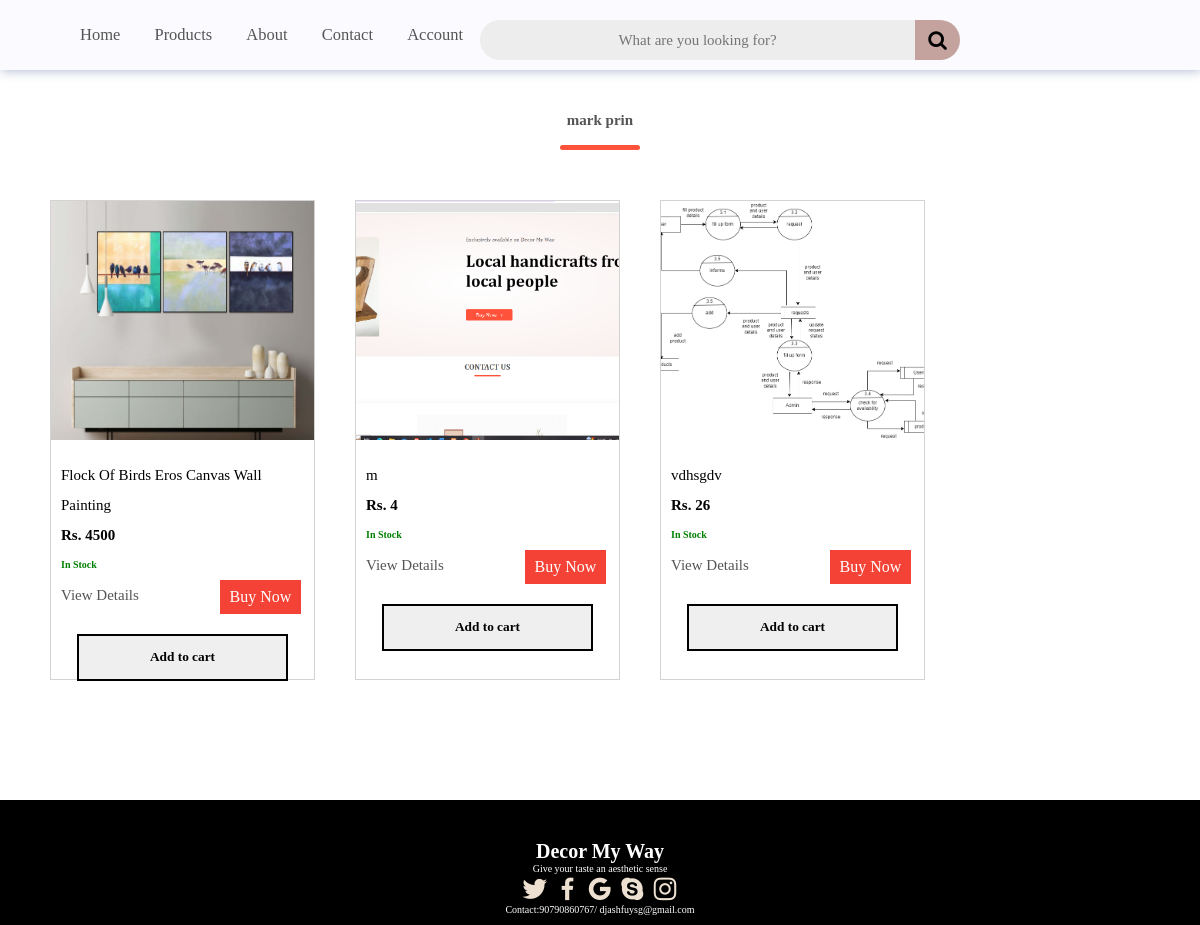
The app's page /user/productsbyseller.php?userID=3 with its own data.
### tables this page shows
CREATE TABLE `user` (
  `user_id` int(11) NOT NULL,
  `username` varchar(20) NOT NULL,
  `user_email` varchar(30) NOT NULL,
  `user_password` varchar(30) NOT NULL,
  `user_phone` varchar(10) NOT NULL,
  `user_address` varchar(10) NOT NULL,
  `registered_at` date NOT NULL
);

CREATE TABLE `products` (
  `product_id` int(11) NOT NULL,
  `product_name` varchar(100) NOT NULL,
  `product_price` int(11) NOT NULL,
  `product_details` varchar(50000) NOT NULL,
  `product_image` varchar(100) NOT NULL,
  `category_id` int(11) NOT NULL,
  `product_qty` int(11) NOT NULL,
  `upload_type` int(11) NOT NULL,
  `sales` int(11) NOT NULL,
  `rating` varchar(20) NOT NULL
);

### user/productsbyseller.php (the view, shortened to what this page needs)
<!DOCTYPE html>
<html lang="en">
<head>
    <link rel="stylesheet" href="css/all.min.css" />
    <link rel="stylesheet" href="css/style4.css" />
</head>
<body>
    <?php
    require_once 'connection.php';
    $ID = $_GET['userID'];
    $sql = "SELECT * FROM user where user_id= '$ID' ";
    $all_product = $conn->query($sql);
    while ($data = mysqli_fetch_assoc($all_product)) {
        $username = $data['username'];
    }
    ?>
    <h2 class="title">
        <?php echo "$username"; ?>
    </h2>
    <div class="main">
        <?php
        $sqli = "SELECT * FROM seller where user_id= '$ID' ";
        $all_products = $conn->query($sqli);
        while ($rowi = mysqli_fetch_assoc($all_products)) {
            $product = $rowi['product_id'];
            $query = "SELECT * FROM products where product_id= '$product' ";
            $info = $conn->query($query);
            while ($rows = mysqli_fetch_assoc($info)) {
                ?>
                <div class="card">
                    <div class="image">
                        <img src="<?php echo $rows["product_image"]; ?>" alt="">
                    </div>
                    <div class="caption">
                        <p class="product_name">
                            <?php echo $rows["product_name"]; ?>
                        </p>
                        <p class="price"><b>Rs.
                                <?php echo $rows["product_price"]; ?>
                            </b></p>
                            <?php
                        if ($rows["product_qty"] == 0) {
                            echo ' <h4 style="color:red"> Out Of Stock </h4>';
                        } else {
                            echo ' <h4 style="color:green;"> In Stock</h4>';
                        }
                        ?>
                        <form action="checking.php" method="POST">
                            <input value="Buy Now" name="buy_now" class="buy_now" type="submit">
                        </form>
                        <p class="view_details"><a href="products_dt.php?pid=<?php echo $rows["product_id"]; ?>"> View
                                Details</a></p>
                    </div>
                    <button class="add" name="add" data-id="<?php echo $rows["product_id"]; ?> ">Add to cart</button>
                </div>
                <?php
            }
        }
        ?>
    </div>
    <?php include_once 'footer.php';
    ?>
</body>
</html>

### user/css/style4.css (style rules this page uses)
.main { max-width: 1500px; width: 95%; margin: 30px auto; display: flex; flex-wrap: wrap; margin: auto; }
.card { width: 265px; text-align: center; height: 480px; border: 1px solid lightgray; margin: 20px; }
.card .image { height: 50%; margin-bottom: 20px; }
.card .image img { width: 100%; height: 100%; object-fit: cover; }
.card .caption { padding-left: 1em; text-align: left; line-height: 3em; height: 25%; }
.card .caption p { font-size: 1.5rem; }
.card a { width: 50%; }
.add { border: 2px solid black; padding: 1em; width: 80%; cursor: pointer; margin-top: 1.5em; font-weight: bold; }
.card .add { border: 2px solid black; padding: 1em; width: 80%; cursor: pointer; margin-top: 1.5em; font-weight: bold; position: relative; }
.title { padding-top: 20px; text-align: center; margin: 0 auto 30px; position: relative; line-height: 60px; color: #555; }
.title::after { content: ""; background: #ff523b; width: 80px; height: 5px; border-radius: 5px; position: absolute; bottom: 0; left: 50%; transform: translateX(-50%); }
.buy_now { float: right; margin-right: 5%; padding: 6px 8px; text-align: center; text-decoration: none; font-size: 16px; transition-duration: 0.4s; cursor: pointer; background-color: #f44336; color: white; border: 2px solid #f44336; }

### user/css/headerstyle.css (style rules this page uses)
* { margin: 0; padding: 0; box-sizing: border-box; scroll-behavior: smooth; font-family: Cambria, Cochin, Georgia, Times, 'Times New Roman', serif; text-decoration: none; color: black; }
body { font-family: "Poppins", sans-serif; justify-content: center; align-items: center; }
a { text-decoration: none; color: #555; }

### user/productsbyseller.php (style rules this page uses)
html { font-size: 62.5%; }
.buy_now { float: right; margin-right: 5%; padding: 6px 8px; text-align: center; text-decoration: none; font-size: 16px; transition-duration: 0.4s; cursor: pointer; background-color: #f44336; color: white; border: 2px solid #f44336; }

### records on screen
user: username "mark prin"
products: product_image (picture), product_name "Flock Of Birds Eros Canvas Wall Painting", product_price "4500", product_qty "In Stock"
products: product_image (picture), product_name "m", product_price "4", product_qty "In Stock"
products: product_image (picture), product_name "vdhsgdv", product_price "26", product_qty "In Stock"
